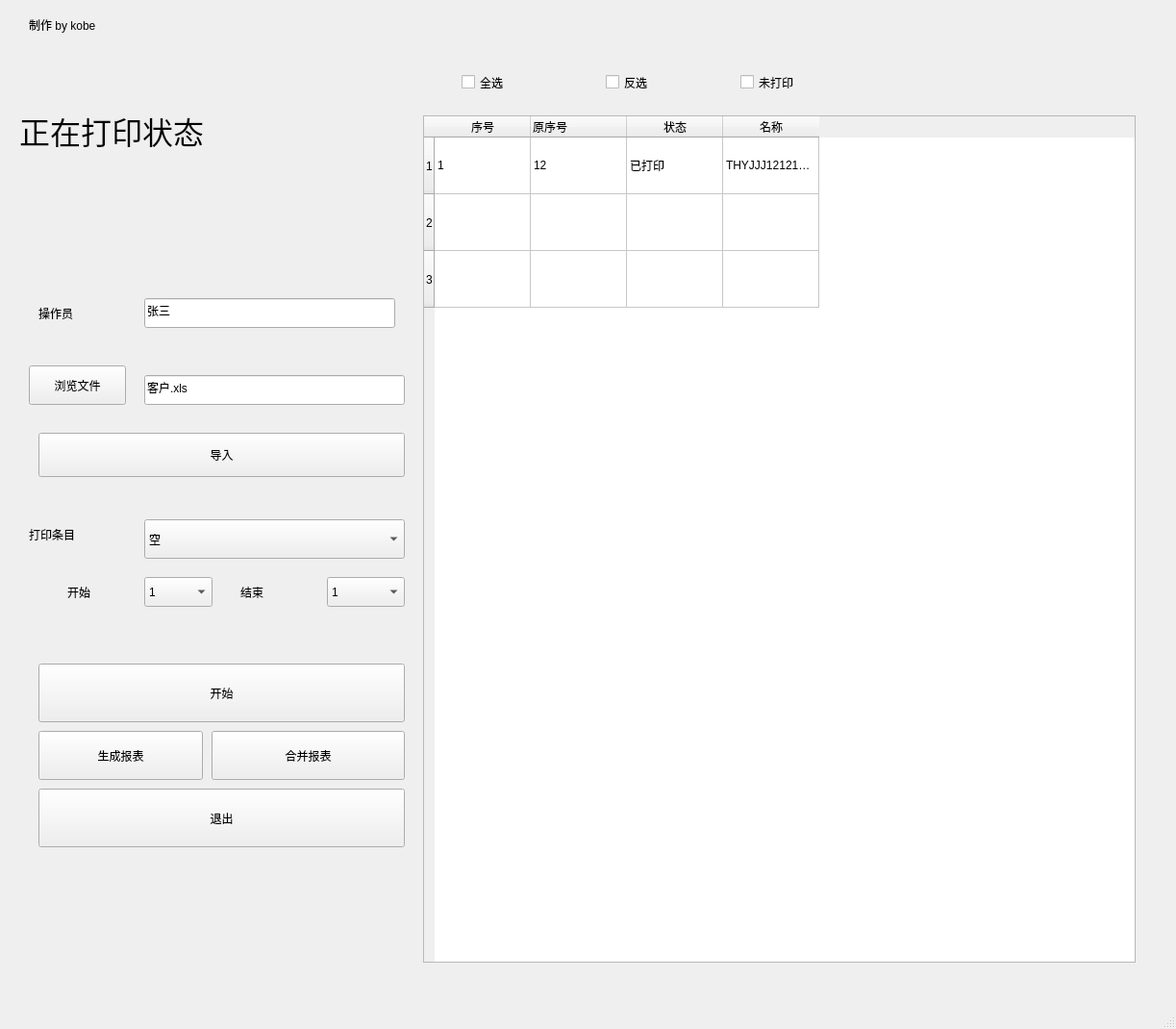
<?xml version="1.0" encoding="UTF-8"?>
<ui version="4.0">
 <class>LaserMainWindow</class>
 <widget class="QMainWindow" name="LaserMainWindow">
  <property name="geometry">
   <rect>
    <x>0</x>
    <y>0</y>
    <width>1223</width>
    <height>1070</height>
   </rect>
  </property>
  <property name="windowTitle">
   <string>MainWindow</string>
  </property>
  <widget class="QWidget" name="centralwidget">
   <widget class="QPushButton" name="pushButton_start">
    <property name="geometry">
     <rect>
      <x>40</x>
      <y>690</y>
      <width>381</width>
      <height>61</height>
     </rect>
    </property>
    <property name="text">
     <string>开始</string>
    </property>
   </widget>
   <widget class="QTableWidget" name="tableWidget_print_list">
    <property name="geometry">
     <rect>
      <x>440</x>
      <y>120</y>
      <width>741</width>
      <height>881</height>
     </rect>
    </property>
    <property name="showGrid">
     <bool>true</bool>
    </property>
    <property name="rowCount">
     <number>3</number>
    </property>
    <attribute name="horizontalHeaderDefaultSectionSize">
     <number>100</number>
    </attribute>
    <attribute name="horizontalHeaderMinimumSectionSize">
     <number>30</number>
    </attribute>
    <attribute name="verticalHeaderDefaultSectionSize">
     <number>59</number>
    </attribute>
    <row/>
    <row/>
    <row/>
    <column>
     <property name="text">
      <string>序号</string>
     </property>
    </column>
    <column>
     <property name="text">
      <string>原序号</string>
     </property>
     <property name="textAlignment">
      <set>AlignLeading|AlignVCenter</set>
     </property>
    </column>
    <column>
     <property name="text">
      <string>状态</string>
     </property>
    </column>
    <column>
     <property name="text">
      <string>名称</string>
     </property>
    </column>
    <item row="0" column="0">
     <property name="text">
      <string>1</string>
     </property>
    </item>
    <item row="0" column="1">
     <property name="text">
      <string>12</string>
     </property>
    </item>
    <item row="0" column="2">
     <property name="text">
      <string>已打印</string>
     </property>
    </item>
    <item row="0" column="3">
     <property name="text">
      <string>THYJJJ12121KKKK</string>
     </property>
    </item>
    <item row="1" column="0">
     <property name="text">
      <string/>
     </property>
    </item>
    <item row="2" column="1">
     <property name="text">
      <string/>
     </property>
    </item>
   </widget>
   <widget class="QPushButton" name="pushButton_mix_table">
    <property name="geometry">
     <rect>
      <x>220</x>
      <y>760</y>
      <width>201</width>
      <height>51</height>
     </rect>
    </property>
    <property name="text">
     <string>合并报表</string>
    </property>
   </widget>
   <widget class="QPushButton" name="pushButton_create_table">
    <property name="geometry">
     <rect>
      <x>40</x>
      <y>760</y>
      <width>171</width>
      <height>51</height>
     </rect>
    </property>
    <property name="text">
     <string>生成报表</string>
    </property>
   </widget>
   <widget class="QPushButton" name="pushButton_exit">
    <property name="geometry">
     <rect>
      <x>40</x>
      <y>820</y>
      <width>381</width>
      <height>61</height>
     </rect>
    </property>
    <property name="text">
     <string>退出</string>
    </property>
   </widget>
   <widget class="QLabel" name="label_2">
    <property name="geometry">
     <rect>
      <x>250</x>
      <y>600</y>
      <width>51</width>
      <height>31</height>
     </rect>
    </property>
    <property name="text">
     <string>结束</string>
    </property>
   </widget>
   <widget class="QLabel" name="label_3">
    <property name="geometry">
     <rect>
      <x>40</x>
      <y>310</y>
      <width>71</width>
      <height>31</height>
     </rect>
    </property>
    <property name="text">
     <string>操作员</string>
    </property>
   </widget>
   <widget class="QLabel" name="label_4">
    <property name="geometry">
     <rect>
      <x>70</x>
      <y>600</y>
      <width>71</width>
      <height>31</height>
     </rect>
    </property>
    <property name="text">
     <string>开始</string>
    </property>
   </widget>
   <widget class="QLabel" name="label_5">
    <property name="geometry">
     <rect>
      <x>30</x>
      <y>540</y>
      <width>101</width>
      <height>31</height>
     </rect>
    </property>
    <property name="text">
     <string>打印条目</string>
    </property>
   </widget>
   <widget class="QComboBox" name="comboBox_start_index">
    <property name="geometry">
     <rect>
      <x>150</x>
      <y>600</y>
      <width>71</width>
      <height>31</height>
     </rect>
    </property>
    <item>
     <property name="text">
      <string>1</string>
     </property>
    </item>
   </widget>
   <widget class="QComboBox" name="comboBox_end_index">
    <property name="geometry">
     <rect>
      <x>340</x>
      <y>600</y>
      <width>81</width>
      <height>31</height>
     </rect>
    </property>
    <item>
     <property name="text">
      <string>1</string>
     </property>
    </item>
   </widget>
   <widget class="QCheckBox" name="checkBox_select_all">
    <property name="geometry">
     <rect>
      <x>480</x>
      <y>70</y>
      <width>101</width>
      <height>31</height>
     </rect>
    </property>
    <property name="text">
     <string>全选</string>
    </property>
   </widget>
   <widget class="QCheckBox" name="checkBox_select_unprint">
    <property name="geometry">
     <rect>
      <x>770</x>
      <y>70</y>
      <width>121</width>
      <height>31</height>
     </rect>
    </property>
    <property name="text">
     <string>未打印</string>
    </property>
   </widget>
   <widget class="QCheckBox" name="checkBox_select_invert">
    <property name="geometry">
     <rect>
      <x>630</x>
      <y>70</y>
      <width>101</width>
      <height>31</height>
     </rect>
    </property>
    <property name="text">
     <string>反选</string>
    </property>
   </widget>
   <widget class="QLabel" name="label_status">
    <property name="geometry">
     <rect>
      <x>20</x>
      <y>30</y>
      <width>401</width>
      <height>211</height>
     </rect>
    </property>
    <property name="font">
     <font>
      <family>黑体</family>
      <pointsize>24</pointsize>
     </font>
    </property>
    <property name="text">
     <string>正在打印状态</string>
    </property>
   </widget>
   <widget class="QComboBox" name="comboBox_select_items">
    <property name="geometry">
     <rect>
      <x>150</x>
      <y>540</y>
      <width>271</width>
      <height>41</height>
     </rect>
    </property>
    <item>
     <property name="text">
      <string>空</string>
     </property>
    </item>
   </widget>
   <widget class="QPushButton" name="pushButton_select_excel_file">
    <property name="geometry">
     <rect>
      <x>30</x>
      <y>380</y>
      <width>101</width>
      <height>41</height>
     </rect>
    </property>
    <property name="text">
     <string>浏览文件</string>
    </property>
   </widget>
   <widget class="QPushButton" name="pushButton_deal_excel">
    <property name="geometry">
     <rect>
      <x>40</x>
      <y>450</y>
      <width>381</width>
      <height>46</height>
     </rect>
    </property>
    <property name="text">
     <string>导入</string>
    </property>
   </widget>
   <widget class="QLabel" name="label_6">
    <property name="geometry">
     <rect>
      <x>30</x>
      <y>10</y>
      <width>151</width>
      <height>31</height>
     </rect>
    </property>
    <property name="text">
     <string>制作 by kobe</string>
    </property>
   </widget>
   <widget class="QLineEdit" name="textEdit_product_file">
    <property name="geometry">
     <rect>
      <x>150</x>
      <y>390</y>
      <width>271</width>
      <height>31</height>
     </rect>
    </property>
    <property name="text">
     <string>客户.xls</string>
    </property>
   </widget>
   <widget class="QLineEdit" name="textEdit_operator_name">
    <property name="geometry">
     <rect>
      <x>150</x>
      <y>310</y>
      <width>261</width>
      <height>31</height>
     </rect>
    </property>
    <property name="text">
     <string>张三</string>
    </property>
   </widget>
  </widget>
  <widget class="QStatusBar" name="statusbar"/>
 </widget>
 <resources/>
 <connections/>
 <slots>
  <signal>kobe_show_single()</signal>
  <slot>on_pushButton_start_clicked()</slot>
  <slot>on_pushButton_mix_table_clicked()</slot>
  <slot>on_pushButton_create_table_clicked()</slot>
  <slot>on_comboBox_start_index_currentIndexChanged()</slot>
  <slot>on_comboBox_end_index_currentIndexChanged()</slot>
  <slot>on_checkBox_select_all_stateChanged()</slot>
  <slot>on_checkBox_select_unprint_stateChanged()</slot>
  <slot>on_comboBox_select_items_objectNameChanged()</slot>
  <slot>on_comboBox_select_items_currentIndexChanged()</slot>
  <slot>on_pushButton_select_excel_file_clicked()</slot>
  <slot>on_checkBox_select_invert_stateChanged()</slot>
  <slot>slot2()</slot>
 </slots>
</ui>
